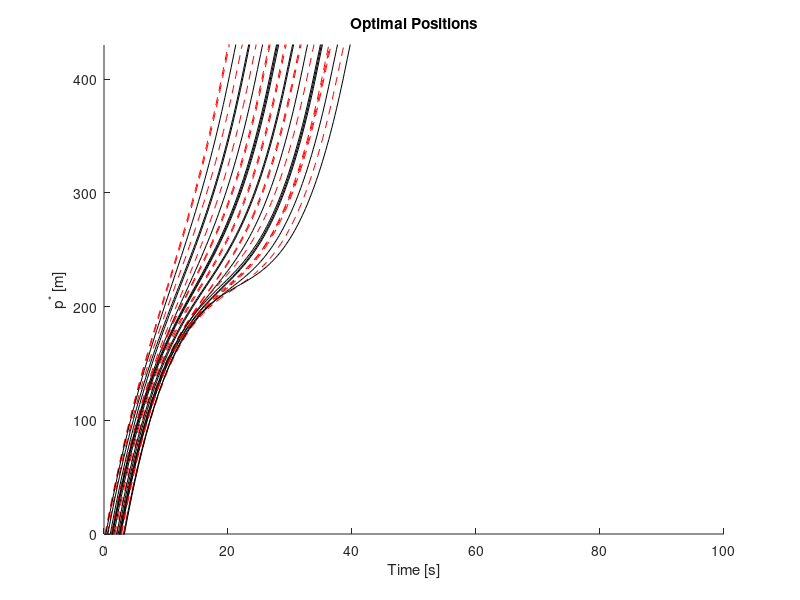
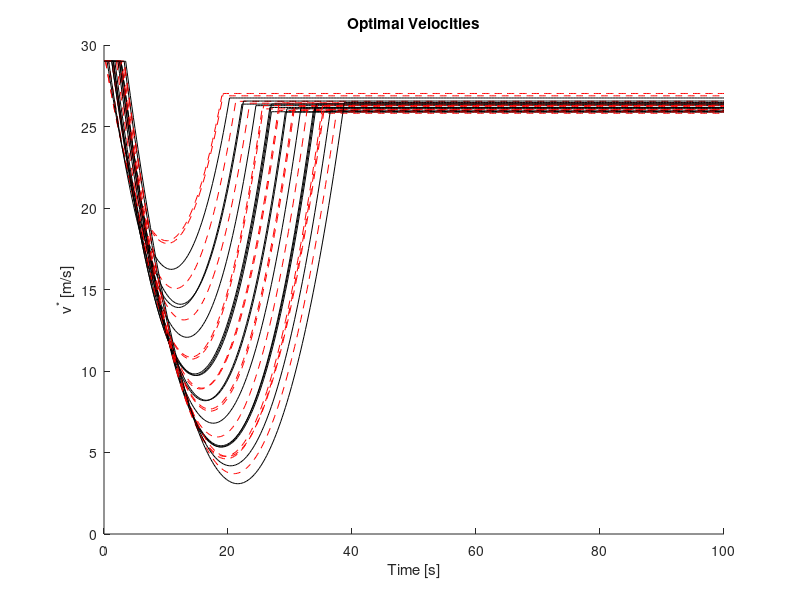
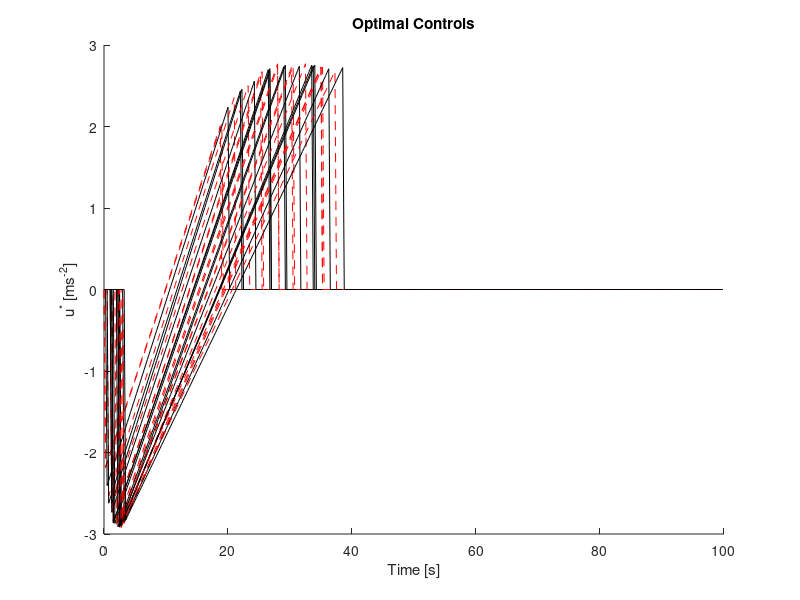

Write MATLAB code to recreate these figures, in order.
%% Parameters

%%%% No velocity constraints imposed.

clear; close all; clc

L = 400; % control zone length [m]
S = 30; % merging zone length [m]
delta = 5; % minimum safe following distance [m]
cars = 30; % # cars
dt = 0.25; % time step [s]
tvec = 0:dt:100; % time array

t0 = [10 10 12.5 12.5]'; % time cars enter control zone [s]
v0 = 29; % speed before entering control zone [m/s]
x0 = -sort(rand(cars,1)*100); % random starting positions, in order
for j = 1:cars
    x{j}(:,1) = [x0(j);v0]; % structure of states
end
% road = round(rand(cars,1)); % randomly assign to roads
road = [0, 0, 1, 0, 1, 1, 0, 1, 0, 0, 1, 1, 1, 0, 0, 1, 1, 0, 0, 1, 0,...
    1, 1, 1, 0, 0, 0, 1, 0, 1].'; % new road assignments

pf = L + S; % positions at final time
vf = v0; % velocities at final time

for j = 1:cars
    if j == 1
        tf(j) = 20; % Car 1 must pass through in time seconds
    else
        if road(j) == road(j-1) % if on same road as previous car
            tf(j) = tf(j-1) + delta/x{j}(2); % final time (rear collision con)
        else
            tf(j) = tf(j-1) + S/x{j}(2); % final time (lat collision con)
        end
    end
end

%% Initialize

for j = 1:cars
    T = [0 0 0 1; 0 0 1 0;...
        tf(j)^3/6 tf(j)^2/2 tf(j) 1;...
        tf(j)^2/2 tf(j) 1 0];
    b{j}(:,1) = T\[x{j}(:,1); pf; vf];
end

%% Simulate

for j = 1:cars
    for i = 1:length(tvec)-1
        t = tvec(i+1);
        if ceil(x{j}(1,i)) < L && x{j}(1,i) >= 0 % if in ctrl/merg zones
            x{j}(1,i+1) = b{j}(1,i)*t^3/6 + b{j}(2,i)*t^2/2 + b{j}(3,i)*t + b{j}(4,i); % position
            x{j}(2,i+1) = b{j}(1,i)*t^2/2 + b{j}(2,i)*t + b{j}(3,i); % veloc
            u{j}(i) = b{j}(1,i)*t + b{j}(2,i);
        else
            u{j}(i) = 0;
            x{j}(1,i+1) = x{j}(1,i) + dt*x{j}(2,i);
            x{j}(2,i+1) = x{j}(2,i);
        end
        T = [t^3/6 t^2/2 t 1; ...
            t^2/2 t 1 0; ...
            tf(j)^3/6 tf(j)^2/2 tf(j) 1; ...
            tf(j)^2/2 tf(j) 1 0];
        b{j}(:,i+1) = T\[x{j}(:,i+1); pf; vf];
    end
end

%% Plot

figure % Positions
hold on
for j = 1:cars
    if road(j) == 1
        col = '-k';
    else
        col = '--r';
    end
    plot(tvec,x{j}(1,:),col)
end
xlabel 'Time [s]'
ylabel 'p^* [m]'
ylim([0 430])
title('Optimal Positions')

figure % Velocities
hold all
for j = 1:cars
    if road(j) == 1
        col = '-k';
    else
        col = '--r';
    end
    plot(tvec,x{j}(2,:),col)
end
xlabel 'Time [s]'
ylabel 'v^* [m/s]'
ylim([0 30])
title('Optimal Velocities')

figure % Controls
hold all
for j = 1:cars
    if road(j) == 1
        col = '-k';
    else
        col = '--r';
    end
    plot(tvec(1:length(u{j})),u{j},col)
end
xlabel 'Time [s]'
ylabel 'u^* [ms^{-2}]'
title('Optimal Controls')

%% Get Fuel Consumption

q0 = 0.1569;
q1 = 2.45*10^-2;
q2 = -7.415*10^-4;
q3 = 5.975*10^-5;
r0 = 0.07224;
r1 = 9.681*10^-2;
r2 = 1.075*10^-3;

fcruise = zeros(cars,length(u{j})); % fuel consumed at constant speed
facc = zeros(cars,length(t)); % fuel consumed due to acc
fv = zeros(cars,length(t)); % total fuel consumed
cost = zeros(cars,1); % total cost

for j=1:cars
    for i=1:length(u)
        ti = tvec(i);
        fcruise(j,i) = q0 + q1*x{j}(2,i) + q2*x{j}(2,i)^2 + q3*x{j}(2,i)^3;
        facc(j,i) = u{j}(i)*(r0 + r1*x{j}(2,i) + r2*x{j}(2,i)^2);
        fv(j,i) = fcruise(j,i) + facc(j,i);
    end
    cost(j) = sum(fv(j,:));
end